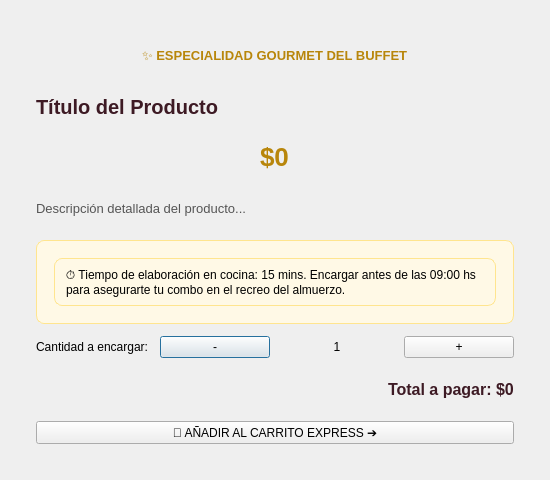
<?xml version="1.0" encoding="UTF-8"?>
<ui version="4.0">
 <class>ProductDetailDialog</class>
 <widget class="QDialog" name="ProductDetailDialog">
  <property name="geometry">
   <rect>
    <x>0</x>
    <y>0</y>
    <width>550</width>
    <height>480</height>
   </rect>
  </property>
  <property name="windowTitle">
   <string>Detalle de Producto - El Buffet de Alejandro</string>
  </property>
  <layout class="QVBoxLayout" name="verticalLayout">
   <item>
    <widget class="QFrame" name="cardDetail">
     <layout class="QVBoxLayout" name="layoutDetail">
      <property name="spacing">
       <number>12</number>
      </property>
      <property name="leftMargin">
       <number>25</number>
      </property>
      <property name="topMargin">
       <number>25</number>
      </property>
      <property name="rightMargin">
       <number>25</number>
      </property>
      <property name="bottomMargin">
       <number>25</number>
      </property>
      <item alignment="Qt::AlignCenter">
       <widget class="QLabel" name="lblBadge">
        <property name="text">
         <string>✨ ESPECIALIDAD GOURMET DEL BUFFET</string>
        </property>
        <property name="styleSheet">
         <string>color: #B8860B; font-weight: bold; font-size: 13px;</string>
        </property>
       </widget>
      </item>
      <item>
       <widget class="QLabel" name="lblTitle">
        <property name="text">
         <string>Título del Producto</string>
        </property>
        <property name="styleSheet">
         <string>font-size: 20px; font-weight: bold; color: #3D1A24;</string>
        </property>
        <property name="wordWrap">
         <bool>true</bool>
        </property>
       </widget>
      </item>
      <item alignment="Qt::AlignCenter">
       <widget class="QLabel" name="lblPriceTag">
        <property name="text">
         <string>$0</string>
        </property>
        <property name="styleSheet">
         <string>font-size: 26px; font-weight: bold; color: #B8860B;</string>
        </property>
       </widget>
      </item>
      <item>
       <widget class="QLabel" name="lblDescription">
        <property name="text">
         <string>Descripción detallada del producto...</string>
        </property>
        <property name="styleSheet">
         <string>font-size: 13px; color: #555555; line-height: 1.4;</string>
        </property>
        <property name="wordWrap">
         <bool>true</bool>
        </property>
       </widget>
      </item>
      <item>
       <widget class="QFrame" name="framePrepNotice">
        <property name="styleSheet">
         <string>background-color: #FFF9E6; border: 1px solid #FFE58F; border-radius: 8px; padding: 8px;</string>
        </property>
        <layout class="QVBoxLayout" name="layoutNotice">
         <item>
          <widget class="QLabel" name="lblPrepNotice">
           <property name="text">
            <string>⏱️ Tiempo de elaboración en cocina: 15 mins. Encargar antes de las 09:00 hs para asegurarte tu combo en el recreo del almuerzo.</string>
           </property>
           <property name="wordWrap">
            <bool>true</bool>
           </property>
          </widget>
         </item>
        </layout>
       </widget>
      </item>
      <item>
       <layout class="QHBoxLayout" name="layoutQuantity">
        <item>
         <widget class="QLabel" name="lblCantLabel">
          <property name="text">
           <string>Cantidad a encargar:</string>
          </property>
         </widget>
        </item>
        <item>
         <widget class="QPushButton" name="btnMinus">
          <property name="text">
           <string> - </string>
          </property>
         </widget>
        </item>
        <item>
         <widget class="QLabel" name="lblCantidad">
          <property name="text">
           <string>1</string>
          </property>
          <property name="alignment">
           <set>Qt::AlignCenter</set>
          </property>
         </widget>
        </item>
        <item>
         <widget class="QPushButton" name="btnPlus">
          <property name="text">
           <string> + </string>
          </property>
         </widget>
        </item>
       </layout>
      </item>
      <item alignment="Qt::AlignRight">
       <widget class="QLabel" name="lblCalculatedTotal">
        <property name="text">
         <string>Total a pagar: $0</string>
        </property>
        <property name="styleSheet">
         <string>font-size: 16px; font-weight: bold; color: #3D1A24;</string>
        </property>
       </widget>
      </item>
      <item>
       <widget class="QPushButton" name="btnAddToCart">
        <property name="text">
         <string>🛒 AÑADIR AL CARRITO EXPRESS ➔</string>
        </property>
       </widget>
      </item>
     </layout>
    </widget>
   </item>
  </layout>
 </widget>
 <resources/>
 <connections/>
</ui>
